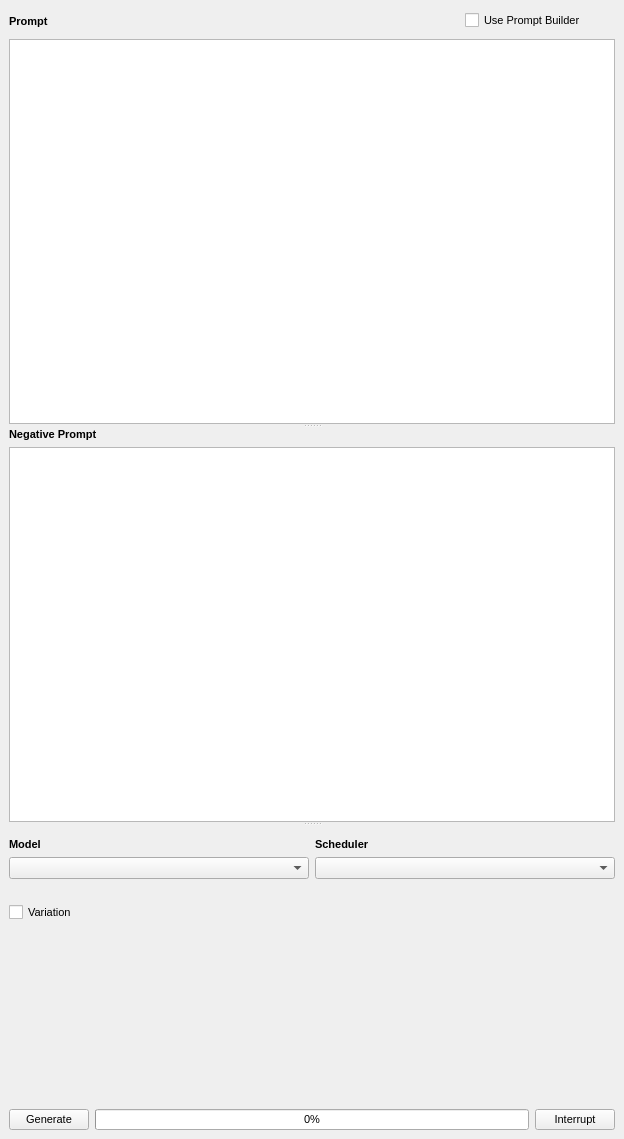
<?xml version="1.0" encoding="UTF-8"?>
<ui version="4.0">
 <class>generator_form</class>
 <widget class="QWidget" name="generator_form">
  <property name="geometry">
   <rect>
    <x>0</x>
    <y>0</y>
    <width>624</width>
    <height>1139</height>
   </rect>
  </property>
  <property name="font">
   <font>
    <pointsize>8</pointsize>
   </font>
  </property>
  <property name="windowTitle">
   <string>Form</string>
  </property>
  <layout class="QGridLayout" name="gridLayout_3">
   <property name="leftMargin">
    <number>0</number>
   </property>
   <property name="topMargin">
    <number>0</number>
   </property>
   <property name="rightMargin">
    <number>0</number>
   </property>
   <property name="bottomMargin">
    <number>0</number>
   </property>
   <item row="0" column="0">
    <widget class="QScrollArea" name="scrollArea">
     <property name="frameShape">
      <enum>QFrame::NoFrame</enum>
     </property>
     <property name="frameShadow">
      <enum>QFrame::Plain</enum>
     </property>
     <property name="widgetResizable">
      <bool>true</bool>
     </property>
     <widget class="QWidget" name="scrollAreaWidgetContents">
      <property name="geometry">
       <rect>
        <x>0</x>
        <y>0</y>
        <width>624</width>
        <height>1139</height>
       </rect>
      </property>
      <layout class="QGridLayout" name="gridLayout_2">
       <item row="0" column="0">
        <widget class="QSplitter" name="splitter">
         <property name="orientation">
          <enum>Qt::Vertical</enum>
         </property>
         <property name="childrenCollapsible">
          <bool>false</bool>
         </property>
         <widget class="QWidget" name="layoutWidget">
          <layout class="QVBoxLayout" name="verticalLayout_4">
           <item>
            <layout class="QHBoxLayout" name="horizontalLayout_6">
             <item>
              <widget class="QLabel" name="label">
               <property name="font">
                <font>
                 <pointsize>8</pointsize>
                 <bold>true</bold>
                </font>
               </property>
               <property name="text">
                <string>Prompt</string>
               </property>
              </widget>
             </item>
             <item>
              <widget class="QCheckBox" name="use_prompt_builder_checkbox">
               <property name="maximumSize">
                <size>
                 <width>120</width>
                 <height>16777215</height>
                </size>
               </property>
               <property name="layoutDirection">
                <enum>Qt::LeftToRight</enum>
               </property>
               <property name="text">
                <string>Use Prompt Builder</string>
               </property>
              </widget>
             </item>
             <item>
              <widget class="QPushButton" name="prompt_builder_settings_button">
               <property name="minimumSize">
                <size>
                 <width>24</width>
                 <height>24</height>
                </size>
               </property>
               <property name="maximumSize">
                <size>
                 <width>24</width>
                 <height>24</height>
                </size>
               </property>
               <property name="baseSize">
                <size>
                 <width>0</width>
                 <height>0</height>
                </size>
               </property>
               <property name="text">
                <string/>
               </property>
               <property name="icon">
                <iconset theme="preferences-desktop">
                 <normaloff>.</normaloff>.</iconset>
               </property>
               <property name="flat">
                <bool>true</bool>
               </property>
              </widget>
             </item>
            </layout>
           </item>
           <item>
            <widget class="QPlainTextEdit" name="prompt"/>
           </item>
          </layout>
         </widget>
         <widget class="QWidget" name="layoutWidget">
          <layout class="QVBoxLayout" name="verticalLayout_6">
           <item>
            <widget class="QLabel" name="label_2">
             <property name="font">
              <font>
               <pointsize>8</pointsize>
               <bold>true</bold>
              </font>
             </property>
             <property name="text">
              <string>Negative Prompt</string>
             </property>
            </widget>
           </item>
           <item>
            <widget class="QPlainTextEdit" name="negative_prompt"/>
           </item>
          </layout>
         </widget>
         <widget class="QWidget" name="layoutWidget">
          <layout class="QGridLayout" name="gridLayout">
           <item row="0" column="0">
            <layout class="QVBoxLayout" name="verticalLayout_3">
             <item>
              <widget class="InputImageSettingsWidget" name="input_image_widget" native="true">
               <property name="minimumSize">
                <size>
                 <width>0</width>
                 <height>0</height>
                </size>
               </property>
              </widget>
             </item>
             <item>
              <widget class="ControlNetSettingsWidget" name="controlnet_settings" native="true">
               <property name="minimumSize">
                <size>
                 <width>0</width>
                 <height>0</height>
                </size>
               </property>
              </widget>
             </item>
            </layout>
           </item>
           <item row="1" column="0">
            <layout class="QHBoxLayout" name="horizontalLayout_5">
             <item>
              <layout class="QVBoxLayout" name="verticalLayout">
               <item>
                <widget class="QLabel" name="label_3">
                 <property name="font">
                  <font>
                   <pointsize>8</pointsize>
                   <bold>true</bold>
                  </font>
                 </property>
                 <property name="text">
                  <string>Model</string>
                 </property>
                </widget>
               </item>
               <item>
                <widget class="QComboBox" name="model"/>
               </item>
              </layout>
             </item>
             <item>
              <layout class="QVBoxLayout" name="verticalLayout_2">
               <item>
                <widget class="QLabel" name="label_4">
                 <property name="font">
                  <font>
                   <pointsize>8</pointsize>
                   <bold>true</bold>
                  </font>
                 </property>
                 <property name="text">
                  <string>Scheduler</string>
                 </property>
                </widget>
               </item>
               <item>
                <widget class="QComboBox" name="scheduler"/>
               </item>
              </layout>
             </item>
            </layout>
           </item>
           <item row="2" column="0">
            <layout class="QHBoxLayout" name="horizontalLayout">
             <item>
              <widget class="SeedWidget" name="seed_widget" native="true"/>
             </item>
             <item>
              <widget class="LatentsSeedWidget" name="seed_widget_latents" native="true"/>
             </item>
            </layout>
           </item>
           <item row="3" column="0">
            <layout class="QHBoxLayout" name="horizontalLayout_2">
             <item>
              <widget class="SliderWidget" name="steps_widget" native="true"/>
             </item>
             <item>
              <widget class="SliderWidget" name="scale_widget" native="true"/>
             </item>
            </layout>
           </item>
           <item row="4" column="0">
            <layout class="QHBoxLayout" name="horizontalLayout_4">
             <item>
              <widget class="SliderWidget" name="samples_widget" native="true"/>
             </item>
            </layout>
           </item>
           <item row="5" column="0">
            <layout class="QVBoxLayout" name="verticalLayout_5">
             <item>
              <widget class="QCheckBox" name="checkBox_2">
               <property name="text">
                <string>Variation</string>
               </property>
              </widget>
             </item>
             <item>
              <spacer name="verticalSpacer">
               <property name="orientation">
                <enum>Qt::Vertical</enum>
               </property>
               <property name="sizeHint" stdset="0">
                <size>
                 <width>20</width>
                 <height>40</height>
                </size>
               </property>
              </spacer>
             </item>
             <item>
              <layout class="QHBoxLayout" name="horizontalLayout_3">
               <item>
                <widget class="QPushButton" name="generate_button">
                 <property name="text">
                  <string>Generate</string>
                 </property>
                </widget>
               </item>
               <item>
                <widget class="QProgressBar" name="progress_bar">
                 <property name="value">
                  <number>0</number>
                 </property>
                </widget>
               </item>
               <item>
                <widget class="QPushButton" name="pushButton_5">
                 <property name="text">
                  <string>Interrupt</string>
                 </property>
                </widget>
               </item>
              </layout>
             </item>
            </layout>
           </item>
          </layout>
         </widget>
        </widget>
       </item>
      </layout>
     </widget>
    </widget>
   </item>
  </layout>
 </widget>
 <customwidgets>
  <customwidget>
   <class>InputImageSettingsWidget</class>
   <extends>QWidget</extends>
   <header>airunner/pyqt/widgets/input_image/input_image_settings_widget</header>
   <container>1</container>
  </customwidget>
  <customwidget>
   <class>ControlNetSettingsWidget</class>
   <extends>QWidget</extends>
   <header>airunner/pyqt/widgets/controlnet_settings/controlnet_settings_widget</header>
   <container>1</container>
  </customwidget>
  <customwidget>
   <class>SeedWidget</class>
   <extends>QWidget</extends>
   <header>airunner/pyqt/widgets/seed/seed_widget</header>
   <container>1</container>
  </customwidget>
  <customwidget>
   <class>LatentsSeedWidget</class>
   <extends>QWidget</extends>
   <header>airunner/pyqt/widgets/seed/seed_widget</header>
   <container>1</container>
  </customwidget>
  <customwidget>
   <class>SliderWidget</class>
   <extends>QWidget</extends>
   <header>airunner/pyqt/widgets/slider/slider_widget</header>
   <container>1</container>
  </customwidget>
 </customwidgets>
 <resources>
  <include location="../../../resources.qrc"/>
 </resources>
 <connections>
  <connection>
   <sender>prompt</sender>
   <signal>textChanged()</signal>
   <receiver>generator_form</receiver>
   <slot>handle_prompt_changed()</slot>
   <hints>
    <hint type="sourcelabel">
     <x>279</x>
     <y>175</y>
    </hint>
    <hint type="destinationlabel">
     <x>401</x>
     <y>0</y>
    </hint>
   </hints>
  </connection>
  <connection>
   <sender>negative_prompt</sender>
   <signal>textChanged()</signal>
   <receiver>generator_form</receiver>
   <slot>handle_negative_prompt_changed()</slot>
   <hints>
    <hint type="sourcelabel">
     <x>289</x>
     <y>559</y>
    </hint>
    <hint type="destinationlabel">
     <x>286</x>
     <y>0</y>
    </hint>
   </hints>
  </connection>
  <connection>
   <sender>use_prompt_builder_checkbox</sender>
   <signal>toggled(bool)</signal>
   <receiver>generator_form</receiver>
   <slot>toggle_prompt_builder_checkbox(bool)</slot>
   <hints>
    <hint type="sourcelabel">
     <x>482</x>
     <y>16</y>
    </hint>
    <hint type="destinationlabel">
     <x>350</x>
     <y>0</y>
    </hint>
   </hints>
  </connection>
  <connection>
   <sender>model</sender>
   <signal>currentTextChanged(QString)</signal>
   <receiver>generator_form</receiver>
   <slot>handle_model_changed(QString)</slot>
   <hints>
    <hint type="sourcelabel">
     <x>232</x>
     <y>852</y>
    </hint>
    <hint type="destinationlabel">
     <x>492</x>
     <y>0</y>
    </hint>
   </hints>
  </connection>
  <connection>
   <sender>scheduler</sender>
   <signal>currentTextChanged(QString)</signal>
   <receiver>generator_form</receiver>
   <slot>handle_scheduler_changed(QString)</slot>
   <hints>
    <hint type="sourcelabel">
     <x>480</x>
     <y>849</y>
    </hint>
    <hint type="destinationlabel">
     <x>7</x>
     <y>0</y>
    </hint>
   </hints>
  </connection>
  <connection>
   <sender>checkBox_2</sender>
   <signal>toggled(bool)</signal>
   <receiver>generator_form</receiver>
   <slot>toggle_variation(bool)</slot>
   <hints>
    <hint type="sourcelabel">
     <x>33</x>
     <y>900</y>
    </hint>
    <hint type="destinationlabel">
     <x>492</x>
     <y>0</y>
    </hint>
   </hints>
  </connection>
  <connection>
   <sender>generate_button</sender>
   <signal>clicked()</signal>
   <receiver>generator_form</receiver>
   <slot>handle_generate_button_clicked()</slot>
   <hints>
    <hint type="sourcelabel">
     <x>61</x>
     <y>1117</y>
    </hint>
    <hint type="destinationlabel">
     <x>492</x>
     <y>0</y>
    </hint>
   </hints>
  </connection>
  <connection>
   <sender>pushButton_5</sender>
   <signal>clicked()</signal>
   <receiver>generator_form</receiver>
   <slot>handle_interrupt_button_clicked()</slot>
   <hints>
    <hint type="sourcelabel">
     <x>551</x>
     <y>1113</y>
    </hint>
    <hint type="destinationlabel">
     <x>16</x>
     <y>0</y>
    </hint>
   </hints>
  </connection>
 </connections>
 <slots>
  <slot>handle_prompt_changed()</slot>
  <slot>handle_negative_prompt_changed()</slot>
  <slot>toggle_prompt_builder_checkbox(bool)</slot>
  <slot>handle_model_changed(QString)</slot>
  <slot>handle_scheduler_changed(QString)</slot>
  <slot>toggle_variation(bool)</slot>
  <slot>handle_generate_button_clicked()</slot>
  <slot>handle_interrupt_button_clicked()</slot>
 </slots>
</ui>
